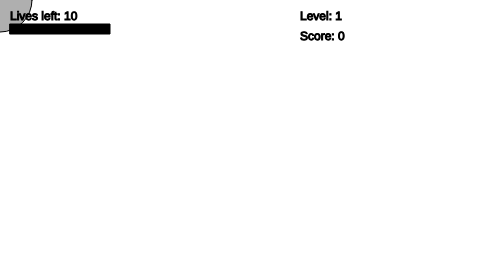
Frame 1 (no input)
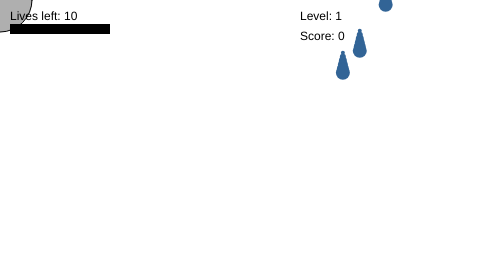
Frame 60 (no input)
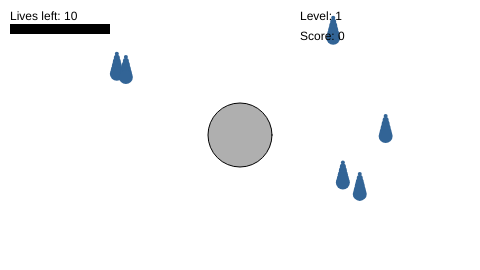
Frame 120 (the mouse pressed at the canvas centre since frame 60)

The p5.js sketch that drew these frames (run headless with seeded random() and noise() and a simulated clock; from frame 60 on, the mouse is pressed at the canvas centre):

// p5.js sketch
// ── sketch.js
// Learning Processing
// Daniel Shiffman
// http://www.learningprocessing.com

// Exercise 10-4: The raindrop catching game

var catcher;    // One catcher object
var timer;        // One timer object
var drops;       // An array of drop objects
var totalDrops = 0; // totalDrops

// A boolean to let us know if the game is over
var gameOver = false;

// Variables to keep track of score, level, lives left
var score = 0;      // User's score
var level = 1;      // What level are we on
var lives = 10;     // 10 lives per level (10 raindrops can hit the bottom)
var levelCounter = 0;

function setup() {
  createCanvas(480, 270);
  catcher = new Catcher(32); // Create the catcher with a radius of 32
  drops = new Array(50);     // Create 50 spots in the array (each level now just has 25 drops)
  timer = new Timer(300);    // Create a timer that goes off every 300 milliseconds
  timer.start();             // Starting the timer
}

function draw() {
  background(255);

  // If the game is over
  if (gameOver) {
    textSize(48);
    textAlign(CENTER);
    fill(0);
    text("GAME OVER", width/2, height/2);
  } else {

    // Set catcher location
    catcher.setLocation(mouseX, mouseY); 
    // Display the catcher
    catcher.display(); 

    // Check the timer
    if (timer.isFinished()) {
      // Deal with raindrops
      // Initialize one drop
      if (totalDrops < drops.length) {
        drops[totalDrops] = new Drop();
        // Increment totalDrops
        totalDrops++;
      }
      timer.start();
    }

    // Move and display all drops
    for (var i = 0; i < totalDrops; i++ ) {
      if (!drops[i].isFinished) {
        drops[i].move();
        drops[i].display();
        if (drops[i].reachedBottom()) {
          levelCounter++;
          drops[i].finished(); 
          // If the drop reaches the bottom a live is lost
          lives--;
          // If lives reach 0 the game is over
          if (lives <= 0) {
            gameOver = true;
          }
        } 

        // Everytime you catch a drop, the score goes up
        if (catcher.intersect(drops[i])) {
          drops[i].finished();
          levelCounter++;
          score++;
        }
      }
    }


    // If all the drops are done, that leve is over!
    if (levelCounter >= drops.length) {
      // Go up a level
      level++;
      // Reset all game elements
      levelCounter = 0;
      lives = 10;
      timer.setTime(constrain(300-level*25, 0, 300));
      totalDrops = 0;
    }

    // Display number of lives left
    textFont(14);
    fill(0);
    text("Lives left: " + lives, 10, 20);
    rect(10, 24, lives*10, 10);

    text("Level: " + level, 300, 20);
    text("Score: " + score, 300, 40);
  }
}






// ── catcher.js
// Learning Processing
// Daniel Shiffman
// http://www.learningprocessing.com

// Exercise 10-4: The raindrop catching game

function Catcher(tempR) {
  this.r = tempR; // radius
  this.col = color(50, 10, 10, 150);
  this.x = 0;     // location
  this.y = 0;

  this.setLocation = function(tempX, tempY) {
    this.x = tempX;
    this.y = tempY;
  }

  this.display = function() {
    stroke(0);
    fill(175);
    ellipse(this.x, this.y, this.r*2, this.r*2);
  }

  // A function that returns true or false based on
  // if the catcher intersects a raindrop
  this.intersect = function(d) {
    // Calculate distance
    var distance = dist(this.x, this.y, d.x, d.y); 

    // Compare distance to sum of radii
    if (distance < this.r + d.r) { 
      return true;
    } else {
      return false;
    }
  }

}


// ── drop.js
// Learning Processing
// Daniel Shiffman
// http://www.learningprocessing.com

// Exercise 10-4: The raindrop catching game

function Drop() {
  this.r = 8;                 // All raindrops are the same size
  this.x = random(width);     // Start with a random x location
  this.y = -this.r*4;              // Start a little above the window
  this.speed = random(1, 5);   // Pick a random speed
  this.c = color(50, 100, 150); // Color
  this.isFinished = false;

  // Move the raindrop down
  this.move = function() {
    // Increment by speed
    this.y += this.speed;
  }

  // Check if it hits the bottom
  this.reachedBottom = function() {
    // If we go a little beyond the bottom
    if (this.y > height + this.r*4) { 
      return true;
    } else {
      return false;
    }
  }

  // Display the raindrop
  this.display = function() {
    // Display the drop
    fill(this.c);
    noStroke();
    // Display the drop
    for (var i = 2; i < this.r; i++ ) {
      ellipse(this.x, this.y + i*4, i*2, i*2);
    }
  }

  // If the drop is caught
  this.caught = function() {
    // Stop it from moving by setting speed equal to zero
    this.speed = 0; 
    // Set the location to somewhere way off-screen
    this.y = -1000;
  }

  // If the drop is caught
  this.finished = function() {
    this.isFinished = true;
  }

}



// ── timer.js
// Learning Processing
// Daniel Shiffman
// http://www.learningprocessing.com

// Exercise 10-4: The raindrop catching game


function Timer(tempTotalTime) {
  this.savedTime = 0;        // When Timer starts
  this.totalTime = tempTotalTime; // How long Timer should last

  // Starting the timer
  this.start = function() {
    // When the timer starts it stores the current time in milliseconds.
    this.savedTime = millis();
  }

  this.setTime = function(t) {
    totalTime = t;
  }

  // The function isFinished() returns true if 5,000 ms have passed. 
  // The work of the timer is farmed out to this method.
  this.isFinished = function() { 
    // Check how much time has passed
    var passedTime = millis() - this.savedTime;
    if (passedTime > this.totalTime) {
      return true;
    } else {
      return false;
    }
  }
}
